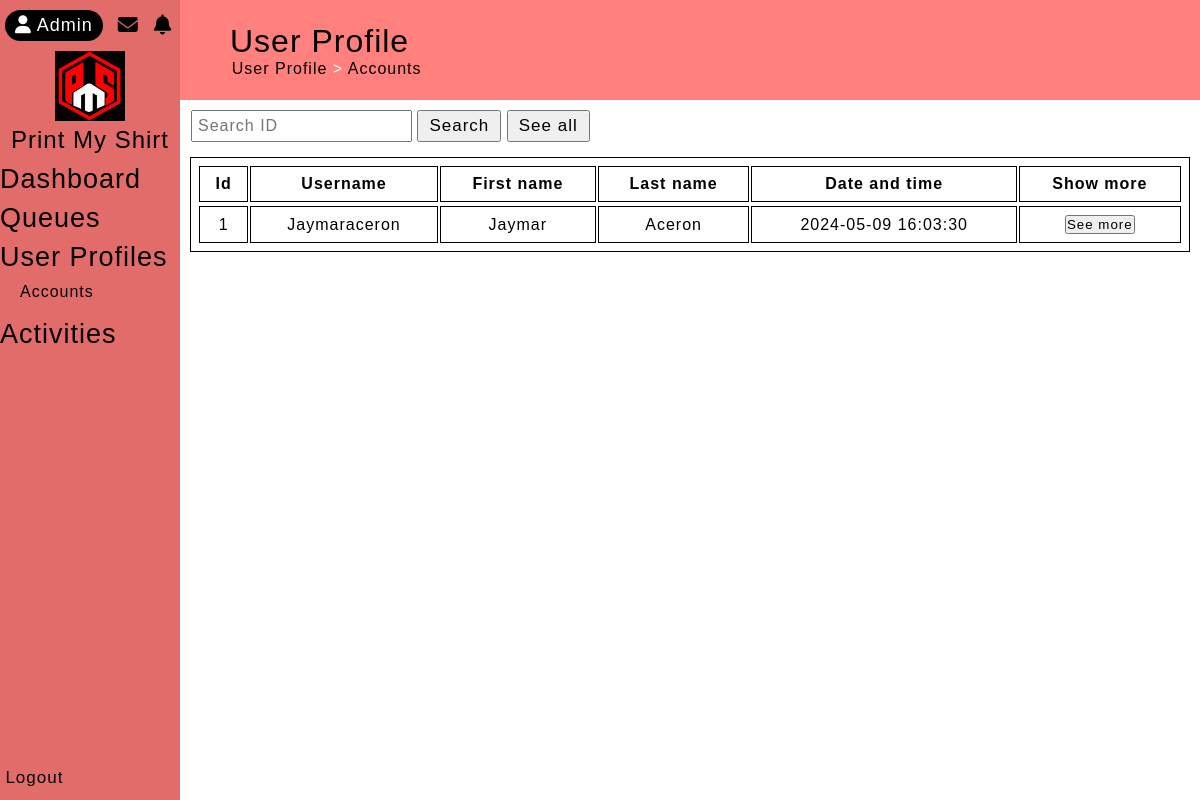
Page /admin/adminUserprofile.php on the committed database.
### tables this page shows
CREATE TABLE `customer` (
  `customer_id` int(11) NOT NULL,
  `username` varchar(255) NOT NULL,
  `email` varchar(255) NOT NULL,
  `first_name` varchar(255) NOT NULL,
  `last_name` varchar(255) NOT NULL,
  `phone_number` varchar(255) NOT NULL,
  `password` varchar(255) NOT NULL,
  `code` int(11) NOT NULL,
  `date_time` timestamp NOT NULL DEFAULT current_timestamp() ON UPDATE current_timestamp()
);

### admin/adminUserprofile.php (the view, shortened to what this page needs)
<?php
    include("config.php");
    $query = mysqli_query($conn, "SELECT * FROM customer");
?>
<!DOCTYPE html>
<html lang="en">
<head>
    <link rel="stylesheet" href="https://cdnjs.cloudflare.com/ajax/libs/font-awesome/6.5.1/css/all.min.css" />
    <link rel="stylesheet" href="adminUserprofile.css">
</head>
<body>
    <div class="body">
        <div class="header-left">
        <div class="top-header-left">
                <div class="adminlogo">
                    <i class="fa-solid fa-user" id="adminlogo"></i>
                    <label for="adminlogo">Admin</label>
                </div>
                <div class="email">
                    <i class="fa-solid fa-envelope"></i>
                </div>
                <div class="notification">
                    <i class="fa-solid fa-bell"></i>
                </div>
            </div>
            <div class="logo">
                <img src="../images/logo.png" alt="">
                <h1>Print My Shirt</h1>
            </div>
            <div class="dashboard" id="dashboard">
                <label for="check1">
                    <h1 id="h1"><a href="adminDashboard.php">Dashboard</a></h1>
                </label>
            </div>
            <div class="Queues" id="Queues">
                <label for="check2">
                    <h1 id="h2"><a href="adminQueues.php">Queues</a></h1>
                </label>
            </div>
            <div class="userProfile" id="userProfile">
                <label for="check3">
                    <h1 id="h3">User Profiles</h1>
                </label>
                <div class="userProfile-content">
                    <p>Accounts</p>
                </div>
            </div>
            <div class="transactions" id="transactions">
                <label for="check4">
                    <h1 id="h4"><a href="adminActivities.php">Activities</a></h1>
                </label>
            </div>
            <div class="chatsupport-settings-logout">
                <div class="logout">
                    <a href="logout.php">Logout</a>
                </div>
            </div>
        </div>
            <div class="header">
                <div class="userProfiles" id="userProfiles">
                    <div class="userProfiles-content">
                        <h1>User Profile</h1>
                        <p>User Profile <span>></span> Accounts</p>
                    </div>
                    <form action="" method="get" style="margin: 10px 0 0 11px;">
                        <input type="text" name="searching" id="" placeholder="Search ID" style="padding: 5px; font-size: 16px; outline: none;">
                        <button style="padding: 4px 10px; font-size: 17px; cursor: pointer;" name="search">Search</button>
                        <button style="padding: 4px 10px; font-size: 17px; cursor: pointer;" name="seeAll">See all</button>
                    </form>
                    <center>
                        <table width="98%" >
                            <tr class="trheader">
                                <th>Id</th>
                                <th>Username</th>
                                <th>First name</th>
                                <th>Last name</th>
                                <th>Date and time</th>
                                <th>Show more</th>
                            </tr>
                            <tr>
                            <?php
                                while($row = mysqli_fetch_assoc($query)){
                                ?>
                                    <tr>
                                        <td><?php echo $row['customer_id'] ?></td>
                                        <td><?php echo $row['username'] ?></td>
                                        <td><?php echo $row['first_name'] ?></td>
                                        <td><?php echo $row['last_name'] ?></td>
                                        <td><?php echo $row['date_time'] ?></td>
                                        <td>
                                            <form action="" method="post">
                                                <button name="seemore">See more</button>
                                            </form>
                                        </td>
                                    </tr>
                                <?php } ?>
                        </table>
                    </center>
                </div>
            </div>
    </div>
</body>
</html>

### admin/adminUserprofile.css (style rules this page uses)
* { margin: 0; padding: 0; font-family: Arial, Helvetica, sans-serif; letter-spacing: 1px; }
.body { display: flex; width: 100%; }
.header-left { position: sticky; top: 0; left: 0; width: 15%; background: #E16C69; color: white; overflow: hidden; color: black; height: 100vh; }
.header-left .logo { display: flex; align-items: center; justify-content: space-evenly; flex-direction: column; letter-spacing: 1px; margin-bottom: 10px; }
.header-left .logo img { width: 70px; }
.header-left .logo h1 { font-weight: 400; text-align: center; font-size: 24px; margin-top: 5px; }
.header-left .dashboard { margin-bottom: 8px; }
.header-left .dashboard label { display: flex; position: relative; align-items: center; }
.header-left .dashboard label h1 { font-weight: 400; letter-spacing: 1px; width: 100%; cursor: pointer; position: relative; transition: all .5s; font-size: 27px; }
.header-left .dashboard label h1 a { color: black; text-decoration: none; display: flex; }
.header-left .Queues { margin-bottom: 8px; }
.header-left .Queues label { display: flex; align-items: center; }
.header-left .Queues label h1 { font-weight: 400; letter-spacing: 1px; width: 100%; cursor: pointer; position: relative; transition: .5s; font-size: 27px; }
.header-left .Queues label h1 a { color: black; text-decoration: none; display: flex; }
.header-left .userProfile { margin-bottom: 8px; }
.header-left .userProfile label h1 { font-weight: 400; letter-spacing: 1px; width: 100%; cursor: pointer; position: relative; transition: all .5s; font-size: 27px; }
.header-left .userProfile label { display: flex; align-items: center; }
.header-left .userProfile .userProfile-content { width: 100%; position: relative; margin-left: 10px; }
.header-left .userProfile .userProfile-content p { width: 100%; padding: 10px; cursor: pointer; transition: all .5s; }
.header-left .transactions { margin-bottom: 20px; }
.header-left .transactions label h1 { font-weight: 400; letter-spacing: 1px; width: 100%; cursor: pointer; position: relative; transition: all .5s; font-size: 27px; }
.header-left .transactions label h1 a { color: black; text-decoration: none; display: flex; }
.header-left .transactions label { display: flex; align-items: center; }
.header { width: 85%; }
.userProfiles { height: 100%; position: relative; }
.userProfiles-content { display: flex; flex-direction: column; height: 100px; justify-content: center; padding-left: 50px; background: #FF807D; }
.userProfiles-content h1 { font-weight: 400; }
.userProfiles-content p { margin-left: 1.8px; }
.userProfiles-content span { color: white; }
table { margin-top: 15px; }
table, th, td { text-align:center; border: 1px solid black; }
table { padding: 6px; }
th, td { padding: 8px; }

### admin/adminUserprofile.php (style rules this page uses)
.top-header-left { display: flex; width: 100%; align-items: center; gap: 15px; font-size: 20px; padding: 10px 0 10px 5px; }
.top-header-left .adminlogo { background: black; color: white; border-radius: 50px; border: 1px; font-size: 18px; padding: 5px 10px; }
.header-left .chatsupport-settings-logout { position: absolute; bottom: 10px; line-height: 25px; left: 3%; }
.header-left .chatsupport-settings-logout a { color: black; text-decoration: none; font-size: 17px; }

### rows in the picture
customer: customer_id "1", username "Jaymaraceron", first_name "Jaymar", last_name "Aceron", date_time "2024-05-09 16:03:30"
